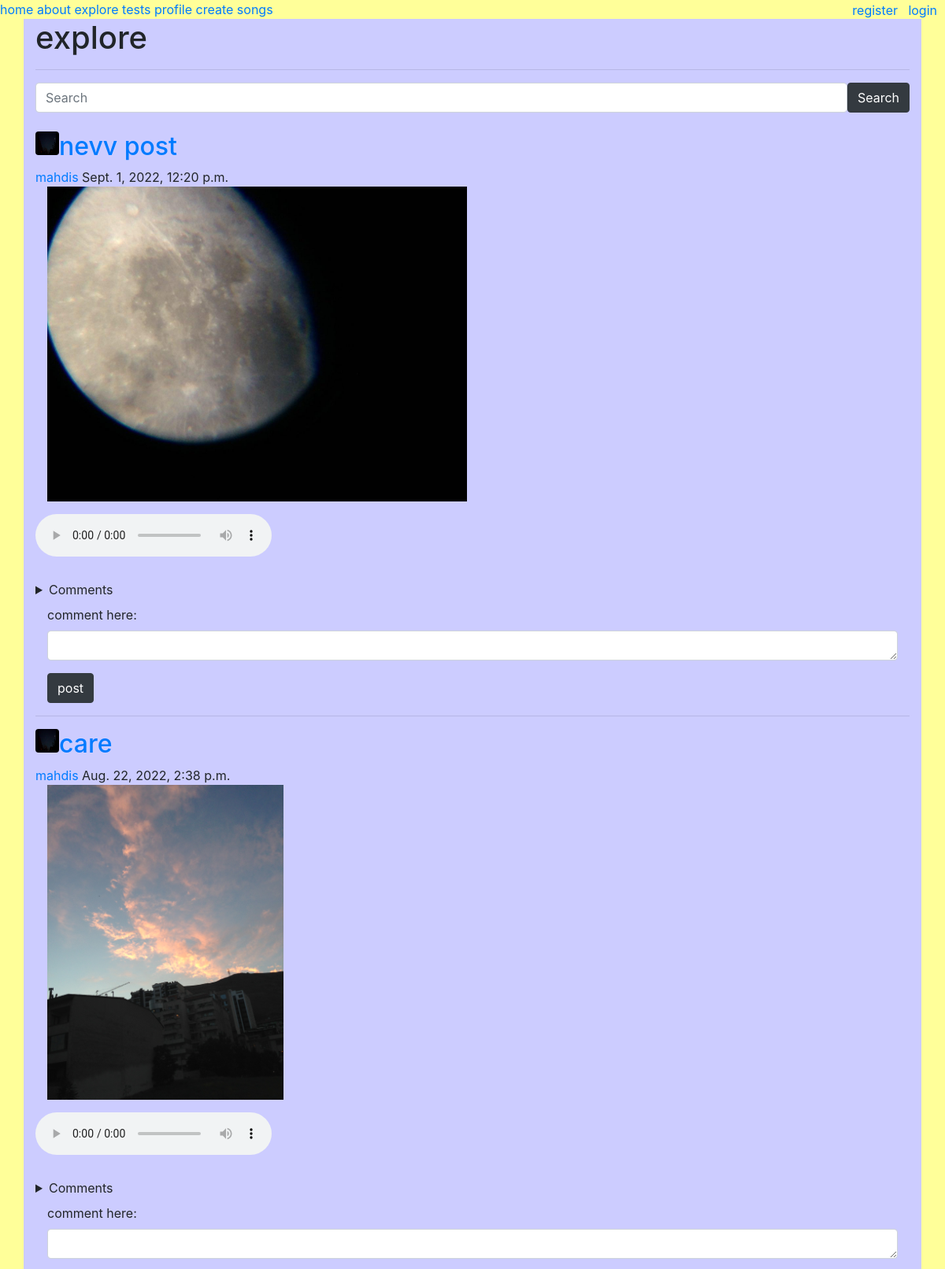
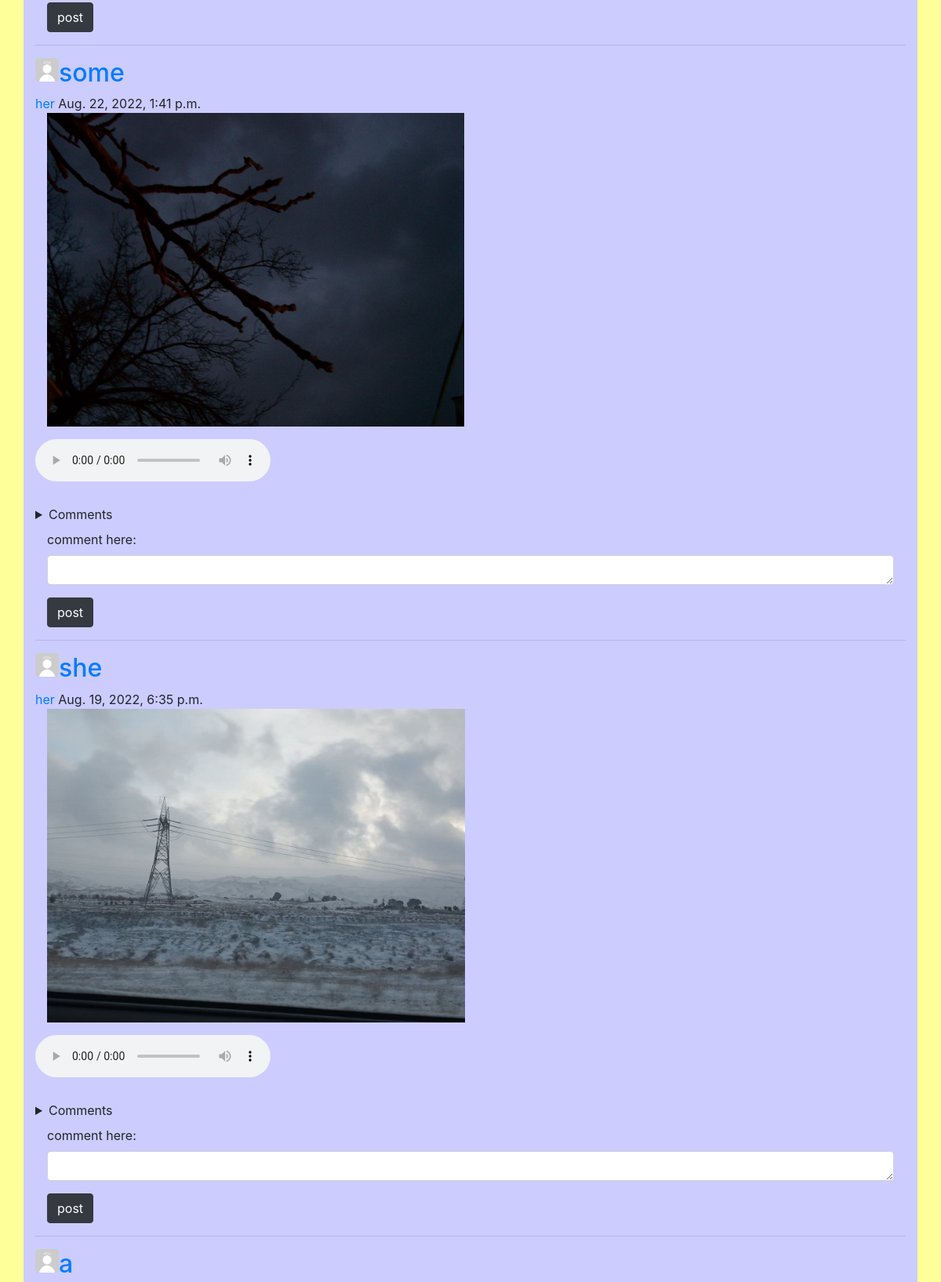
/explore/ (upper part), run on the app's committed database (2 pictures, top to bottom).
### page/models.py (models this page shows, shortened)
class post(models.Model):
    author = models.ForeignKey(User, on_delete=models.CASCADE)
    time = models.DateTimeField(auto_now_add=True)
    media = models.FileField()
    music = models.ForeignKey(songs, on_delete=models.CASCADE)
    caption = models.TextField()
    title = models.CharField(max_length=50)

### login/models.py (models this page shows, shortened)
class profile(models.Model):
    user=models.OneToOneField(User,on_delete=models.CASCADE)
    image=models.ImageField(default="default.jpg",upload_to="profile_pictures")
    follower=models.IntegerField(default=0)
    following=models.IntegerField(default=0)

### page/views.py (the view)
# urls.py: path('explore/', views.Listexplore.as_view(), name='page-explore'),
class Listexplore(ListView):
    model = post
    template_name = "explore.html"
    context_object_name = "post"
    ordering = ["-time"]
    paginate_by = 10
    def post(self, request, **kwargs):
        form = AddComment(request.POST)
        if form.is_valid():
            form.instance.post = post.objects.get(pk=request.POST["pk"])
            form.instance.user = self.request.user
            if request.POST.get("parent") is not None:
                form.instance.parent = Comment.objects.get(id=request.POST.get("parent"))
            form.save()
        else:
            messages.error(self.request, form.errors)
        return redirect(request.META['HTTP_REFERER'])
    def get_context_data(self, **kwargs):
        context = super(Listexplore, self).get_context_data(**kwargs)
        context["user_form"] = AddComment()
        return context

### page/forms.py
class AddComment(forms.ModelForm):
    def __init__(self, *args, **kwargs):
        super().__init__(*args, **kwargs)
        self.fields['content'].widget.attrs['rows'] = 1
        self.fields['content'].widget.attrs['columns'] = 10
    class Meta:
        model = Comment
        fields = ("content",)
        labels={"content": "comment here:"}

### page/models.py (called while the page is built)
    def children(self):
        return Comment.objects.filter(parent=self)

### page/templatetags/app_extras.py (called while the page is built)
@register.filter(name='hashchange')
def hashtag_links(value):
    return mark_safe(
        re.sub(r"#(\w+)", lambda m: create_hashtag_link(m.group(1)),
               escape(value)))

### page/templates/explore.html (shortened to what this page needs)
{% extends "parent.html" %}
{% load crispy_forms_tags%}
{% load app_extras %}
{%block name%}
explore
{%endblock%}
{%block content%}
<div>
    <form class="d-flex" method="post" action="{%url 'search-results' %}">
        <input class="form-control me-2" type="search" placeholder="Search" name="searched" >
        <button class="btn btn-dark">Search</button>
    </form>
    <br>
</div>
    {%for post in post%}
    <div class="ui segment">
        <img  class="rounded float-left" src="{{post.author.profile.image.url}}" width="30" height="30" >
        <h2> <a class="article-title" href="http://127.0.0.1:8000/post/{{post.id}}/">{{post.title}} </a></h2>
        <a href="{% url 'user-posts' post.author.username %}">{{post.author}}</a>
        {{post.time}}
        <figure>
        <img class="col-auto" src="{{post.media.url}}" width="400" height="400">
        </figure>
        <audio width="400" height="200" class='fc-media' controls>
            <source
        src="{{post.music.song.url}} "
        type="audio/mpeg"
            />
            </audio>
        {%if post.comment %}
         <details>
                  <summary>
                    Comments
                  </summary>
         </details>
         {%endif%}
        <div class="replied-comments container mt-2">
               <div class="form-group">
                 <form method="post">
                     {{user_form|crispy}}
                     <button class="btn btn-dark" type="submit">post</button>
                 </form>
             </div>
        </div>
      <hr>
    </div>
    {%endfor %}
{%endblock%}

### page/templates/parent.html (shortened to what this page needs)
<!DOCTYPE html>
<html lang="en">
<head>
    <link rel="stylesheet" href="https://cdn.jsdelivr.net/npm/bootstrap@4.0.0/dist/css/bootstrap.min.css">
</head>
<body style="background-color: rgb(255, 255, 153)">
 <div class="w3-col s3">
    <a href="http://127.0.0.1:8000/home/">home</a>
        <a href="http://127.0.0.1:8000/about/">about</a>
        <a href="http://127.0.0.1:8000/explore/">explore</a>
        <a href="http://127.0.0.1:8000/tests/">tests</a>
        <a href="http://127.0.0.1:8000/profile/">profile</a>
        <a href="http://127.0.0.1:8000/post/create/">create</a>
        <a href="http://127.0.0.1:8000/songs/">songs</a>
</div>
 <div>
     {%if user.is_authenticated%}
     <a href="http://127.0.0.1:8000/logout/" class="topcorner">logout</a>
     <a href="http://127.0.0.1:8000/register/" class="topcorner2">register</a>
   {%else %}
    <a href="http://127.0.0.1:8000/" class="topcorner">login</a>
    <a href="http://127.0.0.1:8000/register/" class="topcorner2">register</a>
 {%endif%}
 </div>
<div class="container" style="background-color: rgb(204, 204, 255);">
    <h1 > {% block name %} {%endblock%}</h1>
<hr>
    <section >
            {%block content%} {%endblock%}
    </section>
</div>
</body>
</html>

### page/templates/comment.html (shortened to what this page needs)
{% load crispy_forms_tags%}

### page/templates/parent.html (style rules this page uses)
.topcorner { position:absolute; top:1px; right: 10px; }
.topcorner2 { position:absolute; top:1px; right: 60px; }

### data on the page
post: author.profile.image (picture), title "nevv post", author "mahdis", time "Sept. 1, 2022, 12:20 p.m.", media (picture), shows "Comments"
post: author.profile.image (picture), title "care", author "mahdis", time "Aug. 22, 2022, 2:38 p.m.", media (picture)
post: author.profile.image (placeholder picture), title "some", author "her", time "Aug. 22, 2022, 1:41 p.m.", media (picture)
post: author.profile.image (placeholder picture), title "she", author "her", time "Aug. 19, 2022, 6:35 p.m.", media (picture), shows "Comments"
post: author.profile.image (placeholder picture), title "a"
